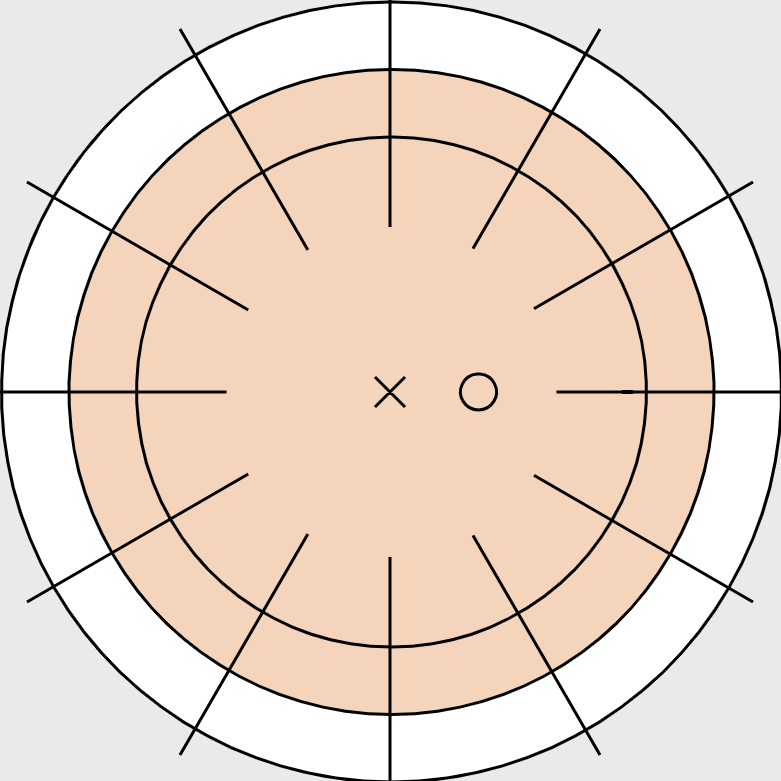
#> input picture background.png, 781 x 781 px
$ python mask.py
#> lines starting #> are read from the running program, lines starting #| are printed output that depends on the picture
import os
from PIL import Image, ImageOps, ImageDraw
#open up image
image = Image.open("background.png")
#> image is the input picture: PIL image 781x781 RGBA; mean R, G, B, A 233.7, 217.8, 205, 255

#draw centre circle
draw = ImageDraw.Draw(image)
draw_bg = ImageDraw.Draw(image)
x = 391
y = 391
r = 321
leftUpPoint = (x-r, y-r)
rightDownPoint = (x+r, y+r)
twoPointList = [leftUpPoint, rightDownPoint]
draw.ellipse(twoPointList, fill='black')
#draw.rectangle(twoPointList, fill = 'white')
image.show()
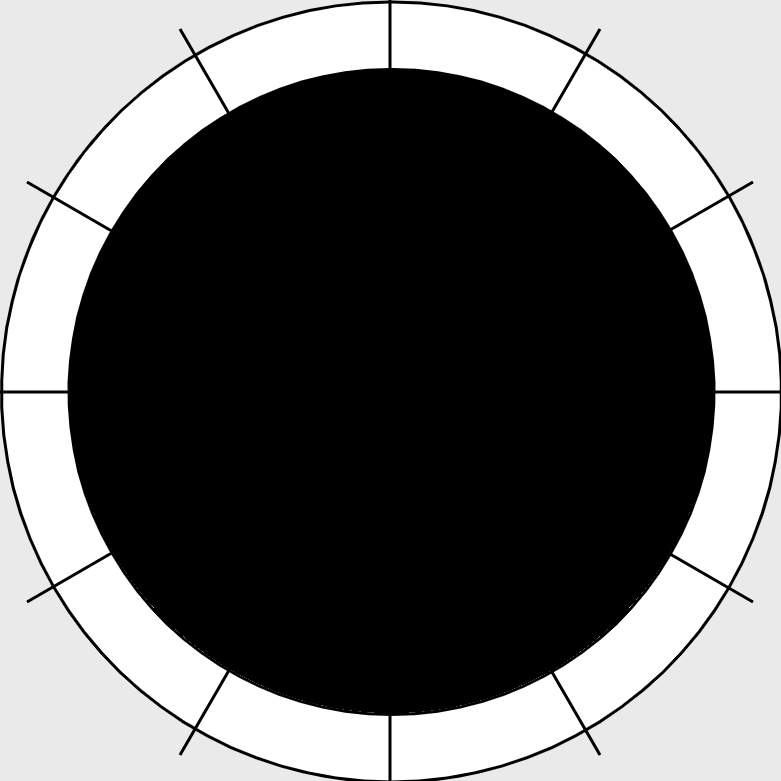
#> shown: PIL image 781x781 RGBA; mean R, G, B, A 108.6, 108.6, 108.6, 255


back = Image.new('RGBA', image.size)
#> back: PIL image 781x781 RGBA; every value is 0
#> (the run stopped early here; a loop or call above may not have finished)
